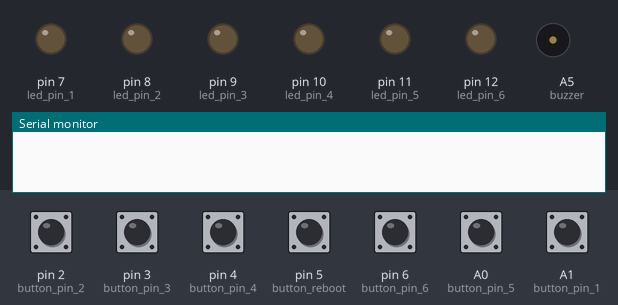
The program below on a simulated Arduino Nano, built with avr-gcc and run on an emulated ATmega328P. Shown: output pins drawn as LEDs (lit = HIGH), buzzer (waves = sounding), the last lines printed to the serial monitor. The test bench sets the inputs (shaded band); at power-on: A0 (button_pin_5), A1 (button_pin_1), pin 2 (button_pin_2), pin 3 (button_pin_3), pin 4 (button_pin_4), pin 5 (button_reboot), pin 6 (button_pin_6) LOW.

Above: at 1.2 s.
1.3 s: pin 2 (button_pin_2) pulled HIGH for 0.15 s
At 2.2 s:
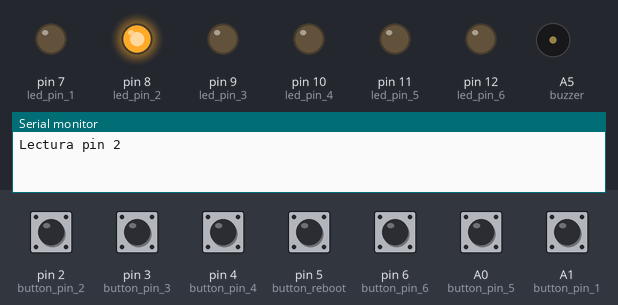
3.3 s: pin 5 (button_reboot) pulled HIGH for 0.15 s
At 4.5 s:
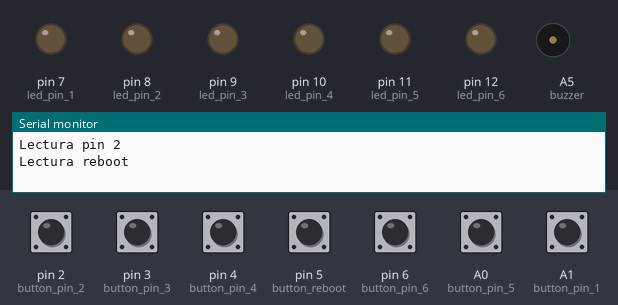
4.9 s: pin 3 (button_pin_3) pulled HIGH for 0.15 s
At 6.2 s:
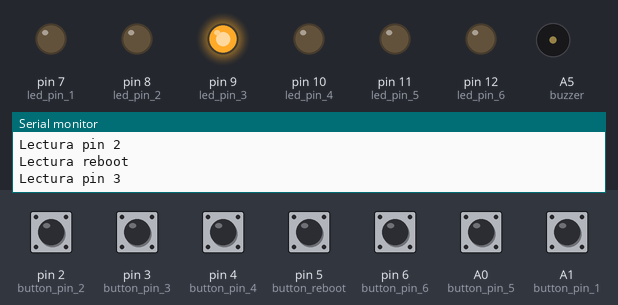
6.9 s: pin 5 (button_reboot) pulled HIGH for 1 s
At 7.3 s:
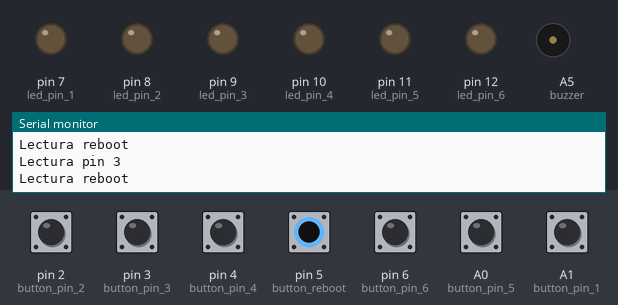
9.4 s: pin 4 (button_pin_4) pulled HIGH for 0.15 s
At 10.8 s:
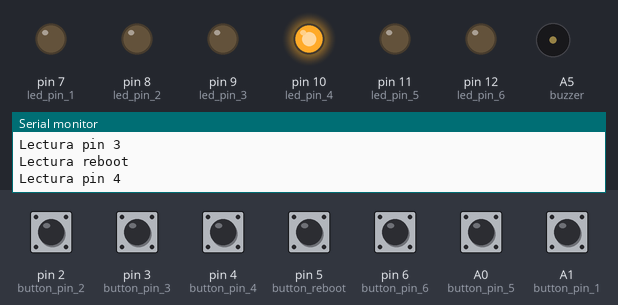
11.4 s: pin 2 (button_pin_2) driven HIGH and pin 5 (button_reboot) driven HIGH
At 11.64 s:
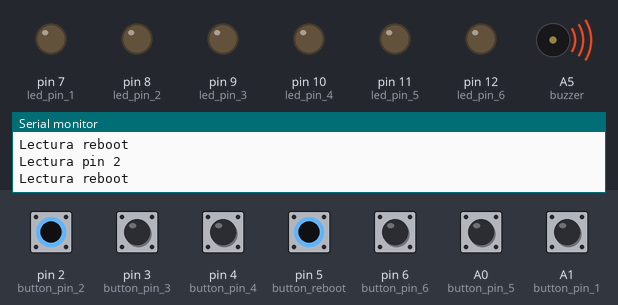
Timing chart, 0 to 15.4 s (numbered marks = the images above; inputs shaded):
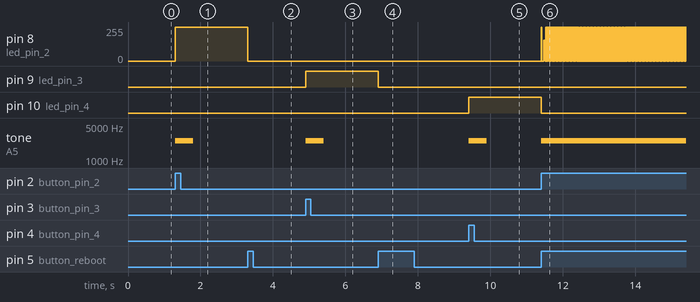

Measured:
- after the input at 1.3 s, pin 8 (led_pin_2): 0/255 → 255/255 at once; tone on A5 (buzzer): silent → 2500 Hz at once, → silent 0.50 s later
- after the input at 3.3 s, pin 8 (led_pin_2): 255/255 → 0/255 at once
- after the input at 4.9 s, pin 9 (led_pin_3): LOW → HIGH at once; tone on A5 (buzzer): silent → 2500 Hz at once, → silent 0.50 s later
- after the input at 6.9 s, pin 9 (led_pin_3): HIGH → LOW at once
- after the input at 9.4 s, pin 10 (led_pin_4): LOW → HIGH at once; tone on A5 (buzzer): silent → 2500 Hz at once, → silent 0.50 s later
- after the input at 11.4 s, pin 10 (led_pin_4): HIGH → LOW at once; tone on A5 (buzzer): silent → 2500 Hz at once

The program:

main.cpp
```cpp
#include <Arduino.h>

const uint8_t button_pin_1 = A1;
const uint8_t button_pin_2 = 2;
const uint8_t button_pin_3 = 3;
const uint8_t button_pin_4 = 4;
const uint8_t button_pin_5 = A0;
const uint8_t button_pin_6 = 6;

const uint8_t button_reboot = 5;

const uint8_t led_pin_1 = 7;
const uint8_t led_pin_2 = 8;
const uint8_t led_pin_3 = 9;
const uint8_t led_pin_4 = 10;
const uint8_t led_pin_5 = 11;
const uint8_t led_pin_6 = 12;

const uint8_t buzzer = A5;

bool restricted_state = false;

void activate_player(uint8_t pin);

void setup()
{
    // put your setup code here, to run once:
    Serial.begin(9600);
    pinMode(button_pin_1, INPUT);
    pinMode(button_pin_2, INPUT);
    pinMode(button_pin_3, INPUT);
    pinMode(button_pin_4, INPUT);
    pinMode(button_pin_5, INPUT);
    pinMode(button_pin_6, INPUT);
    pinMode(button_reboot, INPUT);
    pinMode(led_pin_1, OUTPUT);
    pinMode(led_pin_2, OUTPUT);
    pinMode(led_pin_3, OUTPUT);
    pinMode(led_pin_4, OUTPUT);
    pinMode(led_pin_5, OUTPUT);
    pinMode(led_pin_6, OUTPUT);
    pinMode(buzzer, OUTPUT);
}

void loop()
{
    // put your main code here, to run repeatedly:
    if (!restricted_state)
    {
        // Player 1
        if (digitalRead(button_pin_1))
        {
            Serial.println("Lectura pin 1");
            activate_player(button_pin_1);
            restricted_state = true;
        }
        // Player 2
        else if (digitalRead(button_pin_2))
        {
            Serial.println("Lectura pin 2");
            activate_player(button_pin_2);
            restricted_state = true;
        }
        // Player 3
        else if (digitalRead(button_pin_3))
        {
            Serial.println("Lectura pin 3");
            activate_player(button_pin_3);
            restricted_state = true;
        }
        // Player 4
        else if (digitalRead(button_pin_4))
        {
            Serial.println("Lectura pin 4");
            activate_player(button_pin_4);
            restricted_state = true;
        }
        // Player 5
        else if (digitalRead(button_pin_5))
        {
            Serial.println("Lectura pin 5");
            activate_player(button_pin_5);
            restricted_state = true;
        }
        // Player 6
        else if (digitalRead(button_pin_6))
        {
            Serial.println("Lectura pin 6");
            activate_player(button_pin_6);
            restricted_state = true;
        }
    }
    else
    {
        if (digitalRead(button_reboot))
        {
            Serial.println("Lectura reboot");
            activate_player(button_reboot);
            restricted_state = false;
        }
    }
}

void activate_player(uint8_t pin)
{
    digitalWrite(led_pin_1, pin == button_pin_1);
    digitalWrite(led_pin_2, pin == button_pin_2);
    digitalWrite(led_pin_3, pin == button_pin_3);
    digitalWrite(led_pin_4, pin == button_pin_4);
    digitalWrite(led_pin_5, pin == button_pin_5);
    digitalWrite(led_pin_6, pin == button_pin_6);
    if (pin != button_reboot)
    {
        tone(buzzer, 2500, 500);
    }
}
```
